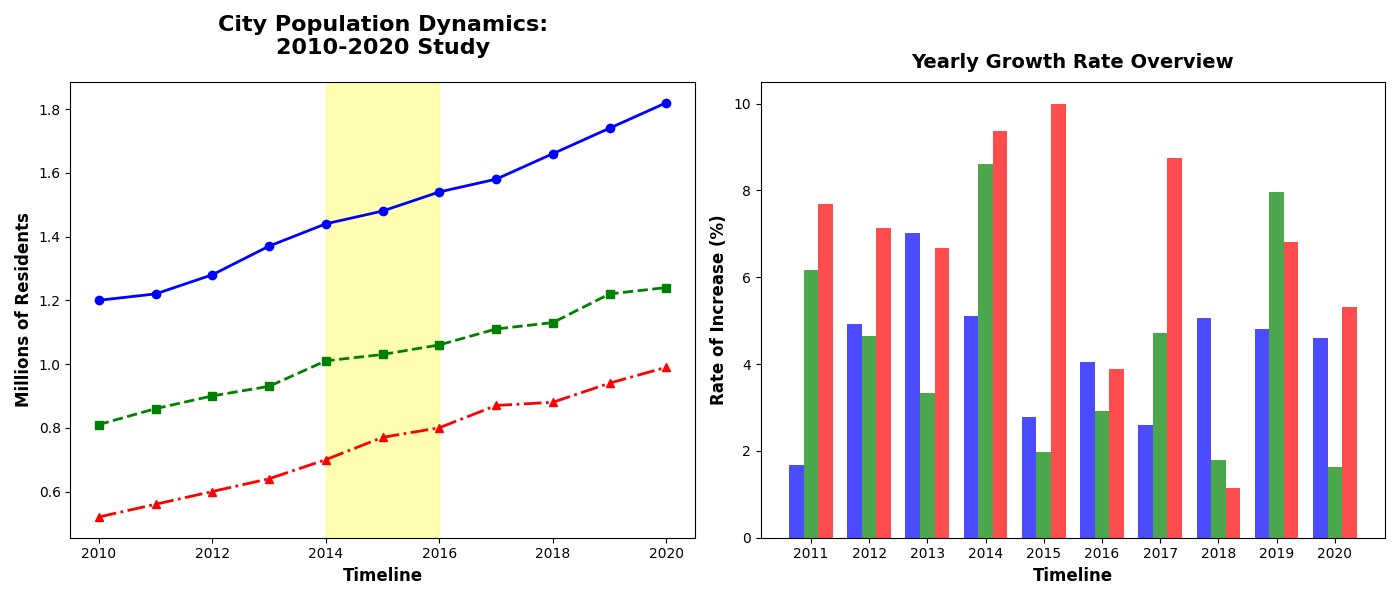

This figure's Python source:
import matplotlib.pyplot as plt
import numpy as np

years = np.arange(2010, 2021)

city1_population = [1.2, 1.22, 1.28, 1.37, 1.44, 1.48, 1.54, 1.58, 1.66, 1.74, 1.82]
city2_population = [0.81, 0.86, 0.9, 0.93, 1.01, 1.03, 1.06, 1.11, 1.13, 1.22, 1.24]
city3_population = [0.52, 0.56, 0.6, 0.64, 0.7, 0.77, 0.8, 0.87, 0.88, 0.94, 0.99]

def calculate_annual_growth_rate(data):
    return [100 * (data[k+1] - data[k]) / data[k] for k in range(len(data)-1)]

city1_growth = calculate_annual_growth_rate(city1_population)
city2_growth = calculate_annual_growth_rate(city2_population)
city3_growth = calculate_annual_growth_rate(city3_population)

fig, (ax1, ax2) = plt.subplots(1, 2, figsize=(14, 6))

ax1.plot(years, city1_population, marker='o', linestyle='-', color='blue', linewidth=2)
ax1.plot(years, city2_population, marker='s', linestyle='--', color='green', linewidth=2)
ax1.plot(years, city3_population, marker='^', linestyle='-.', color='red', linewidth=2)
ax1.set_title("City Population Dynamics:\n2010-2020 Study", fontsize=16, fontweight='bold', pad=20)
ax1.set_xlabel('Timeline', fontsize=12, fontweight='bold')
ax1.set_ylabel('Millions of Residents', fontsize=12, fontweight='bold')
ax1.axvspan(2014, 2016, color='yellow', alpha=0.3)

ind = np.arange(len(city1_growth))
width = 0.25

ax2.bar(ind - width, city1_growth, width=width, color='blue', alpha=0.7)
ax2.bar(ind, city2_growth, width=width, color='green', alpha=0.7)
ax2.bar(ind + width, city3_growth, width=width, color='red', alpha=0.7)
ax2.set_title('Yearly Growth Rate Overview', fontsize=14, fontweight='bold', pad=10)
ax2.set_xlabel('Timeline', fontsize=12, fontweight='bold')
ax2.set_ylabel('Rate of Increase (%)', fontsize=12, fontweight='bold')
ax2.set_xticks(ind)
ax2.set_xticklabels(years[1:])

plt.tight_layout()
plt.show()
